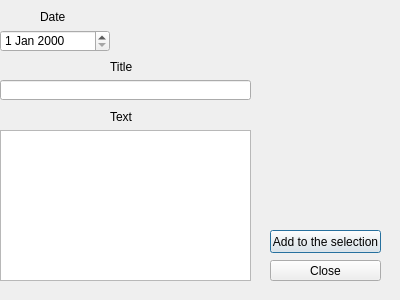
<?xml version="1.0" encoding="UTF-8"?>
<ui version="4.0">
 <class>Dialog_for_selection</class>
 <widget class="QDialog" name="Dialog_for_selection">
  <property name="geometry">
   <rect>
    <x>0</x>
    <y>0</y>
    <width>400</width>
    <height>300</height>
   </rect>
  </property>
  <property name="windowTitle">
   <string>Dialog</string>
  </property>
  <widget class="QLabel" name="label_2">
   <property name="geometry">
    <rect>
     <x>110</x>
     <y>60</y>
     <width>46</width>
     <height>13</height>
    </rect>
   </property>
   <property name="text">
    <string>Title</string>
   </property>
  </widget>
  <widget class="QLabel" name="label_3">
   <property name="geometry">
    <rect>
     <x>110</x>
     <y>110</y>
     <width>46</width>
     <height>13</height>
    </rect>
   </property>
   <property name="text">
    <string>Text</string>
   </property>
  </widget>
  <widget class="QLabel" name="label">
   <property name="geometry">
    <rect>
     <x>40</x>
     <y>10</y>
     <width>46</width>
     <height>13</height>
    </rect>
   </property>
   <property name="text">
    <string>Date</string>
   </property>
  </widget>
  <widget class="QTextEdit" name="to_chang_text_line">
   <property name="geometry">
    <rect>
     <x>0</x>
     <y>130</y>
     <width>251</width>
     <height>151</height>
    </rect>
   </property>
  </widget>
  <widget class="QLineEdit" name="to_change_title_line">
   <property name="geometry">
    <rect>
     <x>0</x>
     <y>80</y>
     <width>251</width>
     <height>20</height>
    </rect>
   </property>
   <property name="text">
    <string/>
   </property>
  </widget>
  <widget class="QPushButton" name="pushButton">
   <property name="geometry">
    <rect>
     <x>270</x>
     <y>230</y>
     <width>111</width>
     <height>23</height>
    </rect>
   </property>
   <property name="text">
    <string>Add to the selection</string>
   </property>
  </widget>
  <widget class="QPushButton" name="pushButton_2">
   <property name="geometry">
    <rect>
     <x>270</x>
     <y>260</y>
     <width>111</width>
     <height>21</height>
    </rect>
   </property>
   <property name="text">
    <string>Close</string>
   </property>
  </widget>
  <widget class="QDateEdit" name="dateEdit">
   <property name="geometry">
    <rect>
     <x>0</x>
     <y>30</y>
     <width>110</width>
     <height>22</height>
    </rect>
   </property>
  </widget>
 </widget>
 <resources/>
 <connections/>
</ui>
